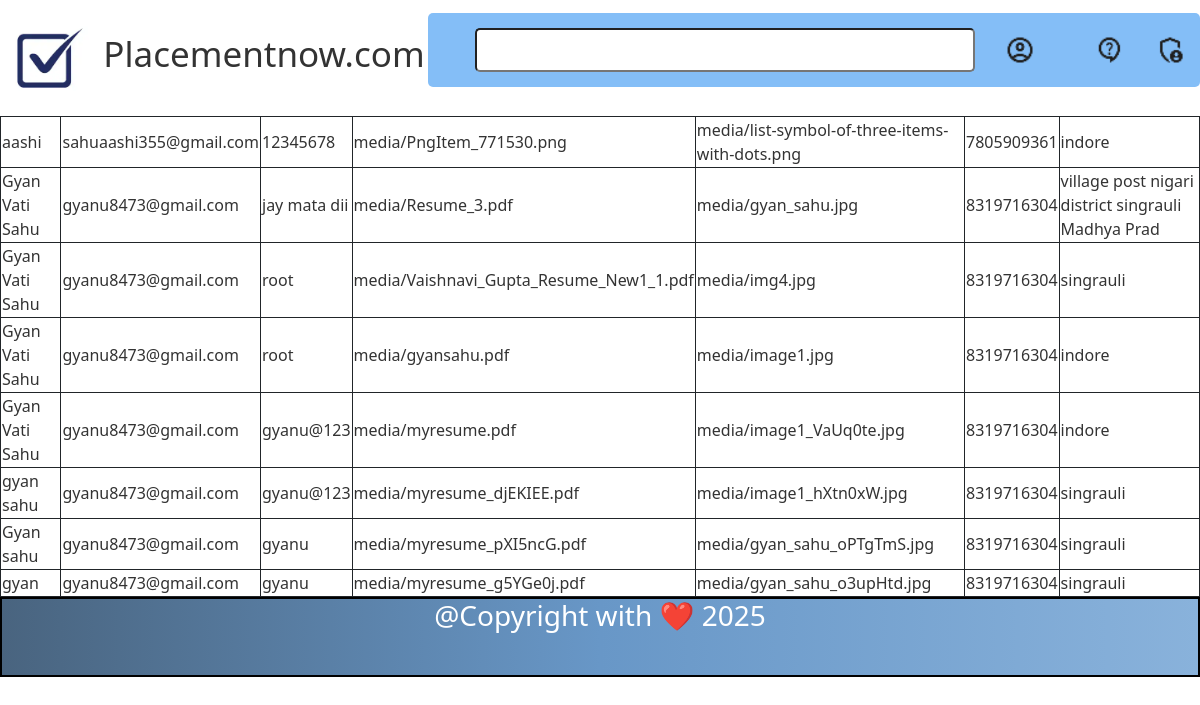
Screenshot of /Userdata/ with the database file from the repository.
### placementapp/models.py (models this page shows)
class UserRegistration(models.Model):
    name = models.CharField(max_length=50)
    email = models.EmailField()
    password = models.CharField(max_length=128)
    resume = models.FileField(upload_to='resumes/')
    photo = models.ImageField(upload_to='photos/')
    phonenumber = models.CharField(max_length=12)
    address = models.CharField(max_length=50)

### placementapp/adminviews.py (the view)
# urls.py: path('Userdata/', Userdata, name='Userdata'),
def Userdata(request):
    data = UserRegistration.objects.all()
    return render(request, 'adminuserviews.html', {"Data": data})

### templates/adminuserviews.html
{% extends "index.html" %} {% block content %}
<table class="border border-dark rounded">
  {% for x in Data %}
  <tr class="border border-dark rounded">
    <td class="border border-dark rounded">{{x.name}}</td>
    <td class="border border-dark rounded">{{x.email}}</td>
    <td class="border border-dark rounded">{{x.password}}</td>
    <td class="border border-dark rounded">{{x.resume}}</td>
    <td class="border border-dark rounded">{{x.photo}}</td>
    <td class="border border-dark rounded">{{x.phonenumber}}</td>
    <td class="border border-dark rounded">{{x.address}}</td>
  </tr>
  {% endfor %}
</table>
{% endblock content %}

### templates/index.html (shortened to what this page needs)
<!DOCTYPE html>
<html lang="en">
  {% load static %}
  <head>
    <link rel="stylesheet" href="{% static 'css/style.css' %}" />
    <link
      href="https://cdn.jsdelivr.net/npm/bootstrap@5.2.3/dist/css/bootstrap.min.css"
      rel="stylesheet"
    />
  </head>
  <body>
    <nav class="navbar">
      <div class="brand-logo">
        <img
          src="{% static 'images/toexlfz323fh4karjluk.webp' %}"
          height="100px"
          alt=""
        />
      </div>
      <div class="brand-name">
        <h1>Placementnow.com</h1>
      </div>
      <ul class="nav-group">
        <li><input type="text" /></li>
        <li>
          <a href="#"
            ><img src="{% static 'images/account.png' %}" height="30px" alt=""
          /></a>
        </li>
        <li>
          <a href="#"
            ><img src="{% static 'images/support.png' %}" height="30px" alt=""
          /></a>
        </li>
        <li>
          <a href="{% url 'Userdata'%}"
            ><img
              src="{% static 'images/admin_panel.png' %}"
              height="30px"
              alt=""
          /></a>
        </li>
      </ul>
    </nav>
    {% block content %}{% endblock content %}
    <footer class="footer-cls">
      <h3>@Copyright with ❤️ 2025</h3>
    </footer>
  </body>
</html>

### static/css/style.css (style rules this page uses)
:root { --color-primary: #0A192F; --color-secondary: #015373; --color-accent: #F4F4F4; --color-success: #2ECC71; --text-color: #333333; --background-light: #ffffff; --background-muted: #F4F4F4; --button-primary: var(--color-secondary); --button-success: var(--color-success); --border-color: #E0E0E0; --navigation-color :#84bef7; }
* { color: var(--text-color); }
body { margin: 0px; padding: 0px; }
.navbar { background-color: var(--background-light); display: grid; grid-template-columns: auto auto auto; }
.brand-name h1 { font-size: 35px; }
.nav-group { display: flex; background-color: var(--navigation-color); border-radius: 5px; color: white; font-size: 25px; }
.nav-group li { list-style: none; margin: 15px; color: white; }
.nav-group li input { width: 500px; font-size: 25px; border-radius: 5px; }
.comments-main p,h2,h3 { color: white; font-size: 25px; font-family:system-ui, -apple-system, BlinkMacSystemFont, 'Segoe UI', Roboto, Oxygen, Ubuntu, Cantarell, 'Open Sans', 'Helvetica Neue', sans-serif; }
.footer-cls { text-align: center; border: 2px solid black; height: 5rem; background-image: linear-gradient(to right,#49647f,#6897c7,#89b2db); }

### rows the page displays
UserRegistration: name "aashi", email "sahuaashi355@gmail.com", password "12345678", resume "media/PngItem_771530.png", photo "media/list-symbol-of-three-items-with-dots.png", phonenumber "7805909361", address "indore"
UserRegistration: name "Gyan Vati Sahu", email "gyanu8473@gmail.com", password "jay mata dii", resume "media/Resume_3.pdf", photo "media/gyan_sahu.jpg", phonenumber "8319716304", address "village post nigari district singrauli Madhya Prad"
UserRegistration: name "Gyan Vati Sahu", email "gyanu8473@gmail.com", password "root", resume "media/Vaishnavi_Gupta_Resume_New1_1.pdf", photo "media/img4.jpg", phonenumber "8319716304", address "singrauli"
UserRegistration: name "Gyan Vati Sahu", email "gyanu8473@gmail.com", password "root", resume "media/gyansahu.pdf", photo "media/image1.jpg", phonenumber "8319716304", address "indore"
UserRegistration: name "Gyan Vati Sahu", email "gyanu8473@gmail.com", password "gyanu@123", resume "media/myresume.pdf", photo "media/image1_VaUq0te.jpg", phonenumber "8319716304", address "indore"
UserRegistration: name "gyan sahu", email "gyanu8473@gmail.com", password "gyanu@123", resume "media/myresume_djEKIEE.pdf", photo "media/image1_hXtn0xW.jpg", phonenumber "8319716304", address "singrauli"
UserRegistration: name "Gyan sahu", email "gyanu8473@gmail.com", password "gyanu", resume "media/myresume_pXI5ncG.pdf", photo "media/gyan_sahu_oPTgTmS.jpg", phonenumber "8319716304", address "singrauli"
UserRegistration: name "gyan", email "gyanu8473@gmail.com", password "gyanu", resume "media/myresume_g5YGe0j.pdf", photo "media/gyan_sahu_o3upHtd.jpg", phonenumber "8319716304", address "singrauli"
